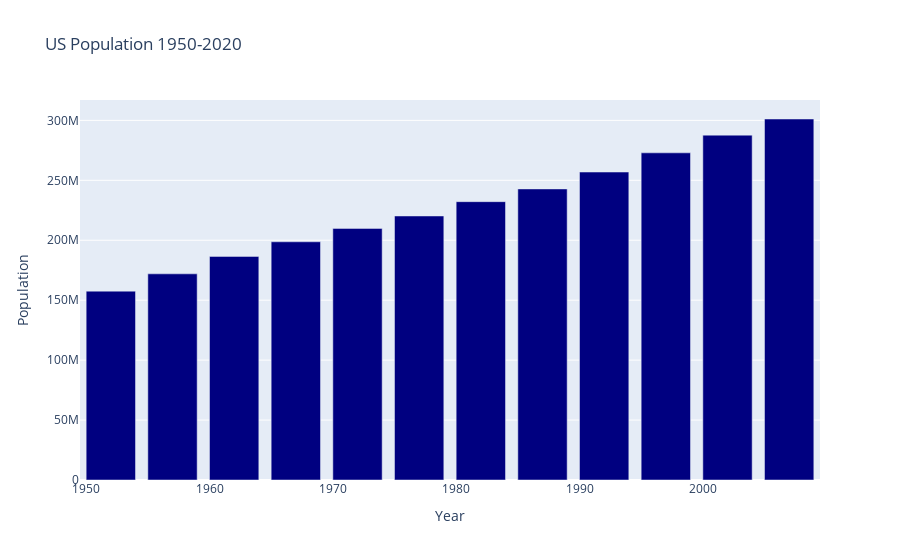

The cell this chart's notebook holds for it:
### Code cell
(px.bar(
    df_us, x='year', y='pop', 
    color_discrete_sequence=['navy'],
    title='US Population 1950-2020', 
    labels={'pop':'Population', 
            'year':'Year'}))

### Figure 1 — Plotly figure (JSON) as saved in the notebook; plotly's stock layout.template omitted (floating-point values rounded to 4 significant figures)
{"data": [{"alignmentgroup": "True", "hovertemplate": "Year=%{x}<br>Population=%{y}<extra></extra>", "legendgroup": "", "marker": {"color": "navy", "pattern": {"shape": ""}}, "name": "", "offsetgroup": "", "orientation": "v", "showlegend": false, "textposition": "auto", "type": "bar", "x": [1952, 1957, 1962, 1967, 1972, 1977, 1982, 1987, 1992, 1997, 2002, 2007], "xaxis": "x", "y": [157553000, 171984000, 186538000, 198712000, 209896000, 220239000, 232187835, 242803533, 256894189, 272911760, 287675526, 301139947], "yaxis": "y"}], "layout": {"barmode": "relative", "legend": {"tracegroupgap": 0}, "title": {"text": "US Population 1950-2020"}, "xaxis": {"anchor": "y", "domain": [0, 1], "title": {"text": "Year"}}, "yaxis": {"anchor": "x", "domain": [0, 1], "title": {"text": "Population"}}}}
